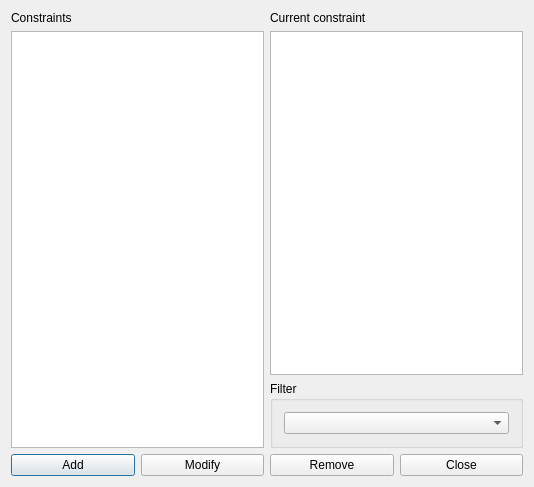
<?xml version="1.0" encoding="UTF-8"?>
<ui version="4.0">
 <class>ConstraintMinActivitiesForTeacherForm_template</class>
 <widget class="QDialog" name="ConstraintMinActivitiesForTeacherForm_template">
  <property name="geometry">
   <rect>
    <x>0</x>
    <y>0</y>
    <width>534</width>
    <height>487</height>
   </rect>
  </property>
  <property name="windowTitle">
   <string extracomment="This is the title of the dialog in which you see the list of all constraints of this type">Constraints min activities for a teacher</string>
  </property>
  <layout class="QGridLayout" name="gridLayout_2">
   <item row="0" column="0" rowspan="2">
    <layout class="QVBoxLayout" name="verticalLayout_2">
     <item>
      <widget class="QLabel" name="constraintsTextLabel">
       <property name="frameShape">
        <enum>QFrame::NoFrame</enum>
       </property>
       <property name="frameShadow">
        <enum>QFrame::Plain</enum>
       </property>
       <property name="text">
        <string>Constraints</string>
       </property>
       <property name="wordWrap">
        <bool>false</bool>
       </property>
      </widget>
     </item>
     <item>
      <widget class="QListWidget" name="constraintsListWidget"/>
     </item>
    </layout>
   </item>
   <item row="0" column="1">
    <layout class="QVBoxLayout" name="verticalLayout">
     <item>
      <widget class="QLabel" name="currentConstraintTextLabel">
       <property name="text">
        <string>Current constraint</string>
       </property>
       <property name="wordWrap">
        <bool>false</bool>
       </property>
      </widget>
     </item>
     <item>
      <widget class="QPlainTextEdit" name="currentConstraintTextEdit"/>
     </item>
    </layout>
   </item>
   <item row="1" column="1">
    <widget class="QGroupBox" name="filterGroupBox">
     <property name="title">
      <string>Filter</string>
     </property>
     <layout class="QGridLayout" name="gridLayout">
      <item row="0" column="0">
       <widget class="QComboBox" name="teachersComboBox"/>
      </item>
     </layout>
    </widget>
   </item>
   <item row="2" column="0" colspan="2">
    <layout class="QHBoxLayout" name="horizontalLayout">
     <item>
      <widget class="QPushButton" name="addConstraintPushButton">
       <property name="text">
        <string>Add</string>
       </property>
      </widget>
     </item>
     <item>
      <widget class="QPushButton" name="modifyConstraintPushButton">
       <property name="text">
        <string>Modify</string>
       </property>
      </widget>
     </item>
     <item>
      <widget class="QPushButton" name="removeConstraintPushButton">
       <property name="text">
        <string>Remove</string>
       </property>
      </widget>
     </item>
     <item>
      <widget class="QPushButton" name="closePushButton">
       <property name="text">
        <string>Close</string>
       </property>
      </widget>
     </item>
    </layout>
   </item>
  </layout>
 </widget>
 <layoutdefault spacing="6" margin="11"/>
 <resources/>
 <connections/>
</ui>
